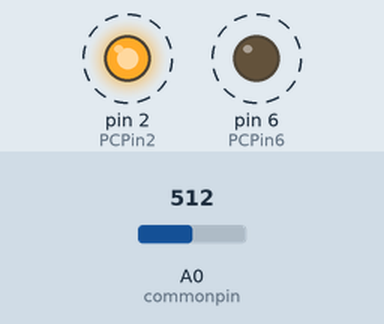
Bench run of a sketch on a simulated Arduino Uno, built with avr-gcc and run on an emulated ATmega328P. Parts: output pins drawn as LEDs (lit = HIGH). Dashed ring = blinking. The inputs (shaded band) are chosen by the test bench; at power-on: A0 (commonpin) = 512. What the sketch prints to the serial monitor is not drawn.

Above: at 0.05 s.
Timing chart, 0 to 3.0 s (numbered marks = the images above):
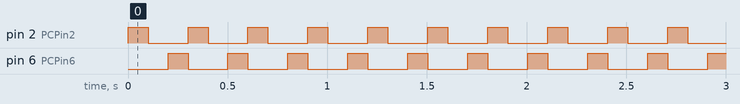

Measured:
- by itself, pin 2 (PCPin2), pin 6 (PCPin6): alternates HIGH for 0.10 s and LOW for 0.20 s

The sketch:

2_signals_1_analog.ino
```cpp
int commonpin = 0; // common analog pin used is 0
int commonpinReading;

int PCPin2 = 2;  // one photocell is connected to digital pin 2
int PCReading2;

int PCPin6 = 6;  // another photocell is connected to digital pin 6
int PCReading6;

void setup() {
  // put your setup code here, to run once:
Serial.begin(9600);
pinMode(PCPin2, OUTPUT);
pinMode(PCPin6, OUTPUT);
}

void loop() {
  // put your main code here, to run repeatedly:

digitalWrite(PCPin2, HIGH);
digitalWrite(PCPin6, LOW);

PCReading2 = analogRead(commonpin);

Serial.print("Photocell 2: ");
Serial.print("\t");
Serial.print(PCReading2);
Serial.println();

delay(100);

digitalWrite(PCPin2, LOW);
digitalWrite(PCPin6, LOW);

delay(100);

digitalWrite(PCPin2, LOW);
digitalWrite(PCPin6, HIGH);


PCReading6 = analogRead(commonpin);

Serial.print("Photocell 6: ");
Serial.print("\t");
Serial.print(PCReading6);
Serial.println();

delay(100);
}
```
